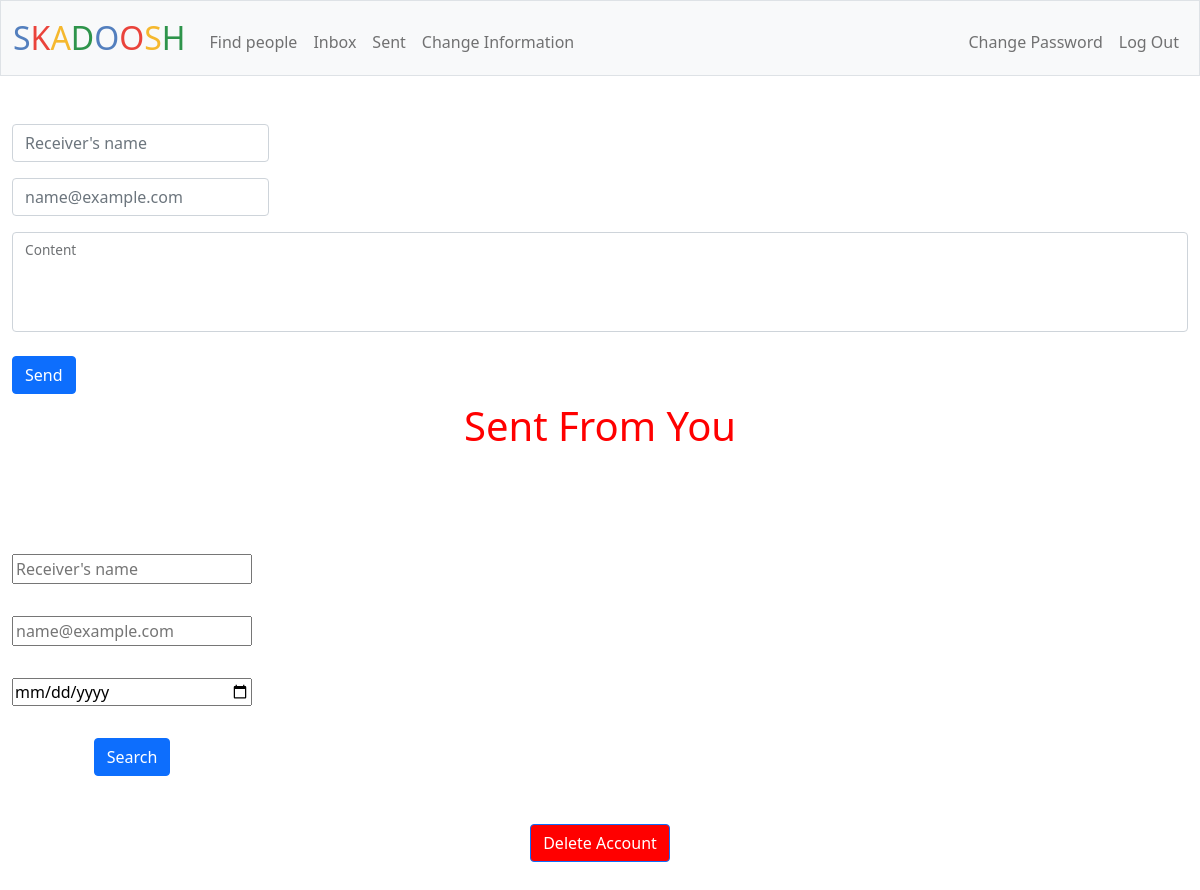
Before: /sent (signed in) with the older database file.
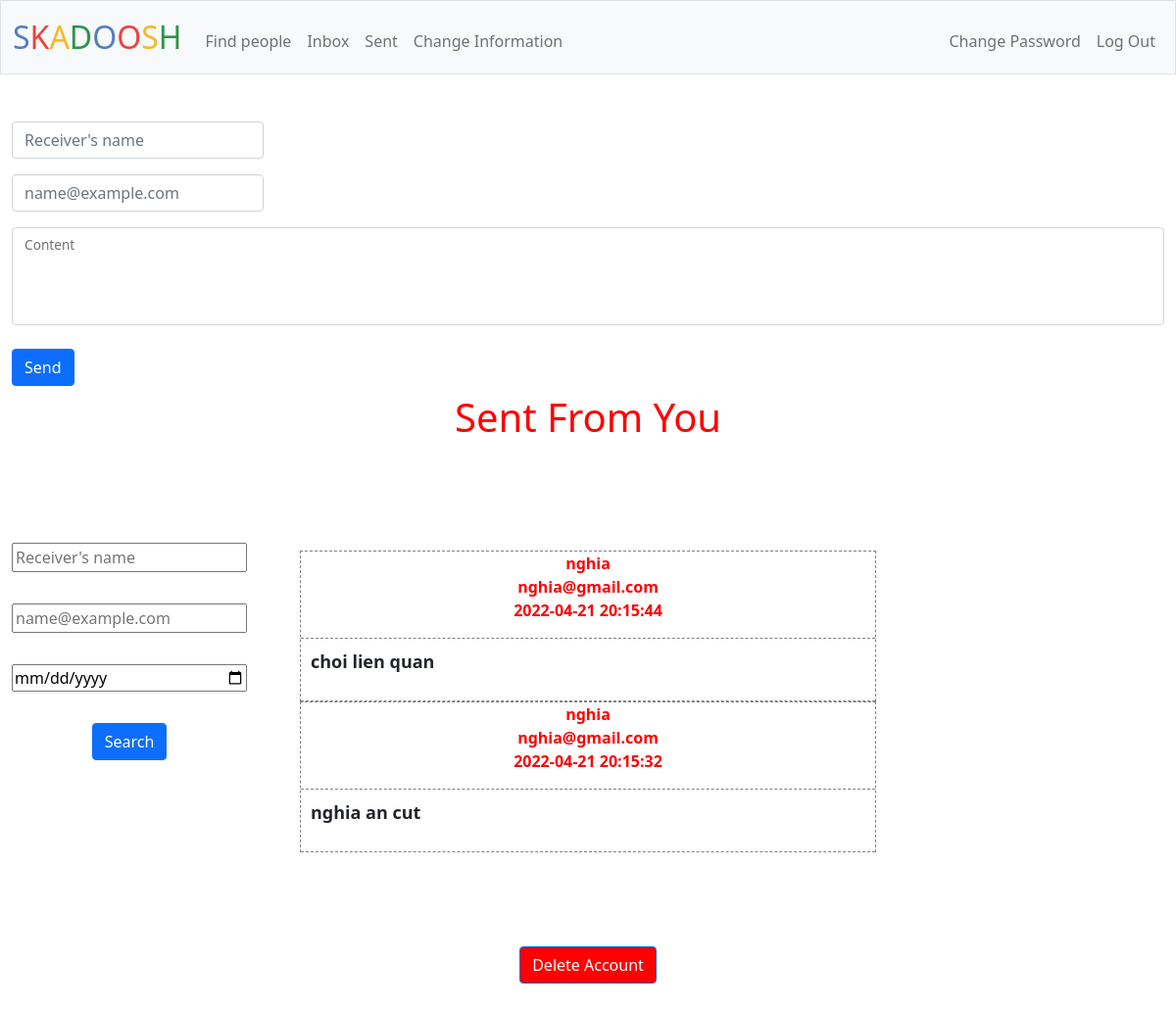
After: the same page with the newer database file.
### tables this page shows
CREATE TABLE mail_box (id INTEGER PRIMARY KEY AUTOINCREMENT NOT NULL, 
sender_id INTEGER NOT NULL, receiver_id INTEGER NOT NULL, 
sender TEXT NOT NULL, receiver TEXT NOT NULL, 
date TIMESTAMP NOT NULL, mail TEXT NOT NULL);

CREATE TABLE informations (
id INTEGER PRIMARY KEY AUTOINCREMENT NOT NULL,
user_id INTEGER NOT NULL,
name TEXT NOT NULL,
birth TEXT,
place TEXT,
number TEXT,
email TEXT NOT NULL UNIQUE);

### app.py (the view, shortened to what this page needs)
@app.route("/sent", methods=["GET", "POST"])
@login_required
def sent():
    user_id = session['user_id']
    rows = db.execute("SELECT * FROM informations WHERE user_id = ?", user_id)
    if len(rows) == 0:
        message = 'You must provide you informations first!'
        return render_template("information.html", requirement=message)
    rows = db.execute("SELECT * FROM mail_box WHERE sender_id = ? ORDER BY date DESC", user_id)
    mails = []
    for row in rows:
        mail = {}
        mail['receiver'] = row['receiver']
        receiver_id = row['receiver_id']
        mail['email'] = db.execute("SELECT email FROM informations WHERE user_id = ?", receiver_id)[0]['email']
        mail['mail'] = row['mail']
        mail['date'] = row['date']
        mails.append(mail)
    return render_template("sent.html", mails=mails)

### app.py (called while the page is built)
@app.after_request
def after_request(response):
    response.headers["Cache-Control"] = "no-cache, no-store, must-revalidate"
    response.headers["Expires"] = 0
    response.headers["Pragma"] = "no-cache"
    return response

### helpers.py (called while the page is built)
def login_required(f):
    @wraps(f)
    def decorated_function(*args, **kwargs):
        if session.get("user_id") is None:
            return redirect("/login")
        return f(*args, **kwargs)
    return decorated_function

### templates/sent.html (shortened to what this page needs)
{% extends "layout.html" %}
{% block sent %}
<div id="send">
    <form action="/sent" method="post" id="send">
        <div class="mb-3">
            <input autofocus class="form-control w-auto" id="receiver" name="receiver" placeholder="Receiver's name" type="text">
        </div>
        <div class="mb-3">
            <input class="form-control w-auto" id="email" name="email" placeholder="name@example.com" type="text">
        </div>
        <div class="form-floating">
            <input class="form-control" id="floatingMail" name="mail" type="text">
            <label for="floatingMail" class="form-label">Content</label>
        </div>
        <br>
        <button class="btn btn-primary" type="submit">Send</button>
    </form>
</div>
<h1>Sent From You</h1>
{% endblock %}
{% block main %}
<div>
    <form action="/search_sent" method="post" id="search">
        <div><input autofocus id="name" name="name" placeholder="Receiver's name" type="text"></div>
        <br>
        <div><input autofocus id="receiver_email" name="receiver_email" placeholder="name@example.com" type="text"></div>
        <br>
        <div><input autofocus id="date" name="date" type="date"></div>
        <br>
        <button class="btn btn-primary" type="submit">Search</button>
    </form>
</div>
{% for mail in mails %}
<div id="sent">
    <div><p id="mail-receiver">{{ mail['receiver'] }} <br> {{ mail['email'] }} <br> {{ mail['date'] }}</p></div>
    <div id="mail"><p id="content">{{ mail['mail'] }}</p></div>
</div>
{% endfor %}
{% endblock %}

### templates/layout.html (shortened to what this page needs)
<!DOCTYPE html>
<html lang="en">
    <head>
        <link href="https://cdn.jsdelivr.net/npm/bootstrap@5.1.3/dist/css/bootstrap.min.css" rel="stylesheet">
        <link href="/static/styles.css" rel="stylesheet">
    </head>
    <body>
        <nav class="bg-light border navbar navbar-expand-md navbar-light">
            <div class="container-fluid">
                <a class="navbar-brand" href="/"><span class="blue">S</span><span class="red">K</span><span class="yellow">A</span><span class="green">D</span><span class="blue">O</span><span class="red">O</span><span class="yellow">S</span><span class="green">H</span></a>
                <div class="collapse navbar-collapse" id="navbar">
                    {% if session["user_id"] %}
                        <ul class="navbar-nav me-auto mt-2">
                            <li class="nav-item"><a class="nav-link" href="/find">Find people</a></li>
                            <li class="nav-item"><a class="nav-link" href="/inbox">Inbox</a></li>
                            <li class="nav-item"><a class="nav-link" href="/sent">Sent</a></li>
                            <li class="nav-item"><a class="nav-link" href="/change_information">Change Information</a></li>
                        </ul>
                        <ul class="navbar-nav ms-auto mt-2">
                            <li class="nav-item"><a class="nav-link" href="/change_password">Change Password</a></li>
                            <li class="nav-item"><a class="nav-link" href="/logout">Log Out</a></li>
                        </ul>
                    {% else %}
                        <ul class="navbar-nav ms-auto mt-2">
                            <li class="nav-item"><a class="nav-link" href="/register">Register</a></li>
                            <li class="nav-item"><a class="nav-link" href="/login">Log In</a></li>
                        </ul>
                    {% endif %}
                </div>
            </div>
        </nav>
        <div class="container-fluid py-5" id="main">
            {% block sent %}{% endblock %}
        </div>
        <main class="container-fluid py-5 text-center">
            {% block main %}{% endblock %}
        </main>
    </body>
    <footer>
        <main class="container-fluid py-5 text-center">
            <form action="/" method="post">
                <button id="deleteAccount" class="btn btn-primary" type="submit">Delete Account</button>
            </form>
        </main>
    </footer>
</html>

### static/styles.css (style rules this page uses)
nav .navbar-brand { font-size: xx-large; }
nav .navbar-brand .blue { color: #537fbe; }
nav .navbar-brand .red { color: #ea433b; }
nav .navbar-brand .yellow { color: #f5b82e; }
nav .navbar-brand .green { color: #2e944b; }
#deleteAccount { background-color:red; }
footer { clear: both; }

### templates/sent.html (style rules this page uses)
h1 { text-align: center; color: red; }
#sent { margin:auto; border: 1px gray dashed; border-bottom: none; width: 50%; }
#sent div { border-bottom: 1px gray dashed; }
#sent #mail { word-wrap: break-word; overflow-y: scroll; max-height: 200px; }
#mail-receiver { text-align: center; font-weight: bold; color: red; }
#content { text-align: left; font-weight: bold; font-size: large; padding: 10px; }
#floatingMail { height: 100px; }
#search { float: left; }
#search div input { width: 240px; }

Changed rows visible on the page:
added mail_box: receiver "nghia", date "2022-04-21 20:15:44", mail "choi lien quan"
now on this page (row unchanged): informations: email "nghia@gmail.com" "nghia@gmail.com"
added mail_box: receiver "nghia", date "2022-04-21 20:15:32", mail "nghia an cut"
